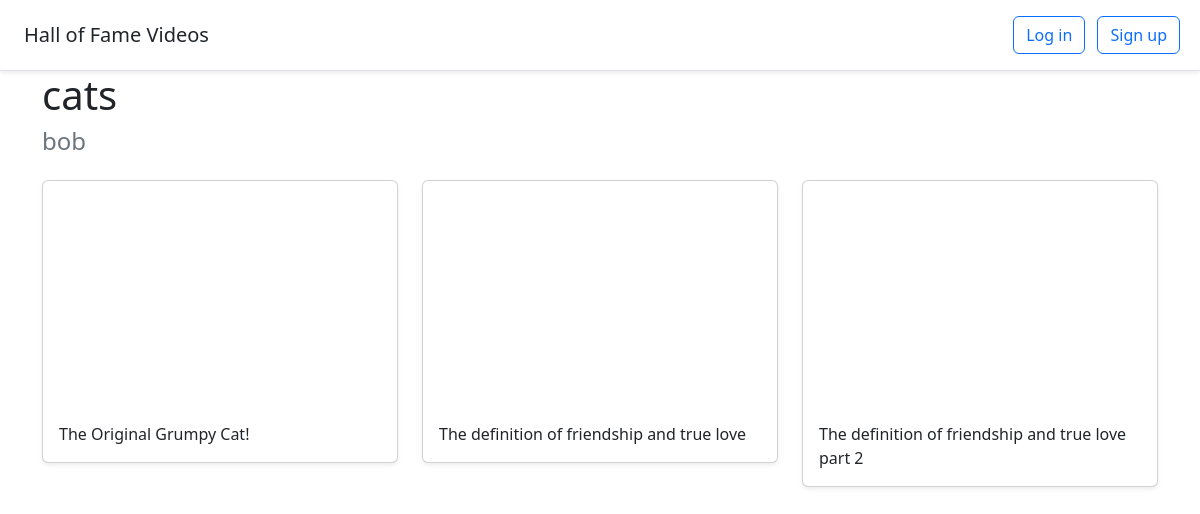
Screenshot of /halloffame/2 with the database file from the repository.
### halls/models.py (models this page shows)
class Hall(models.Model):
    title = models.CharField(max_length=255)
    user = models.ForeignKey(User, on_delete=models.CASCADE)

class Video(models.Model):
    title = models.CharField(max_length=255)
    url = models.URLField()
    youtube_id = models.CharField(max_length=255)
    hall = models.ForeignKey(Hall, on_delete=models.CASCADE)

### halls/views.py (the view)
# urls.py: path("halloffame/<int:pk>", views.DetailHall.as_view(), name="detail_hall"),
class DetailHall(generic.DetailView):
    model = Hall
    template_name = "halls/detail_hall.html"

### halls/templates/halls/detail_hall.html (shortened to what this page needs)
{% extends 'halls/base.html' %}
{% block content %}
<div class="container">
    <h1>{{ hall.title }}</h1>
    <h4 class="text-muted">{{ hall.user.username }}</h4>
        <div class="row">
            {% for video in hall.video_set.all %}
            <div class='col-md-4 mt-3'>
                <div class='card mb-4 shadow-sm'>
                    <iframe width="100%" height="225" src="https://www.youtube.com/embed/{{ video.youtube_id }}" frameborder="0" allow="accelerometer; autoplay; clipboard-write; encrypted-media; gyroscope; picture-in-picture; web-share" allowfullscreen></iframe>
                    <div class="card-body">
                        <p class="card-text">{{ video.title }}</p>
                    </div>
                </div>
            </div>
            {% endfor %}
        </div>
</div>
{% endblock %}

### rows the page displays
Hall: title "cats", user.username "bob"
Video: title "The Original Grumpy Cat!"
Video: title "The definition of friendship and true love"
Video: title "The definition of friendship and true love part 2"
